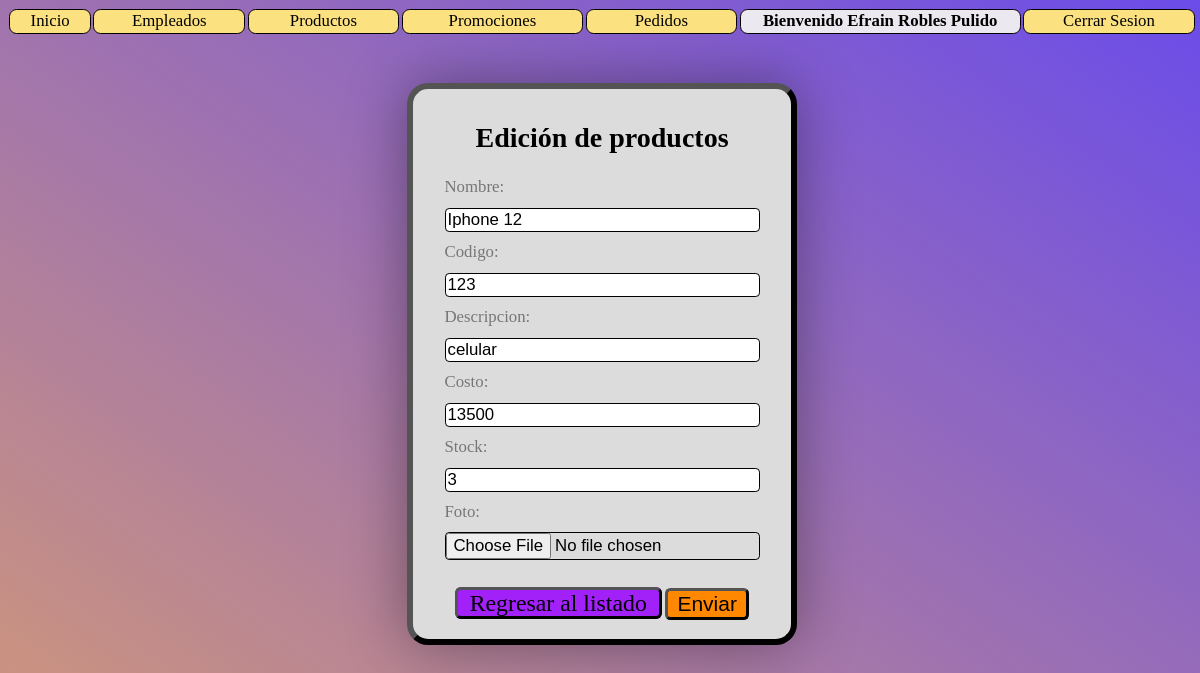
Screenshot of /B11-B12/Administrador/productos_editar.php?id=1 (signed in) with the database file from the repository.
### tables this page shows
CREATE TABLE `productos` (
  `id` int(11) NOT NULL,
  `nombre` varchar(128) NOT NULL,
  `codigo` varchar(32) NOT NULL,
  `descripcion` text NOT NULL,
  `costo` double NOT NULL,
  `stock` int(11) NOT NULL,
  `archivo_n` varchar(255) NOT NULL,
  `archivo` varchar(128) NOT NULL,
  `status` int(1) NOT NULL DEFAULT 1,
  `eliminado` int(1) NOT NULL DEFAULT 0
);

### B11-B12/Administrador/productos_editar.php (the view, shortened to what this page needs)
<?php
    $con = conecta();
    $id = $_REQUEST['id'];
?>
<html>
    <head>
        <link href="./css/style_formData.css?v=<?php echo time(); ?>" rel="stylesheet" type="text/css">
    </head>
    <body>
        <?php include('menu.php'); ?>
        <br><br><br>
        <form name="Forma01" id="Forma01" method="post" action="./productos_actualiza.php" enctype="multipart/form-data">
            <h1>Edición de productos</h1>
            <?php
                $sql = "SELECT * FROM productos
                WHERE id = $id AND eliminado = 0 AND status = 1";
                $res = $con->query($sql);
                if ($row = $res->fetch_assoc()) {
                    $nombre = $row["nombre"];
                    $codigo = $row["codigo"];
                    $descripcion = $row["descripcion"];
                    $costo = $row["costo"];
                    $stock = $row["stock"];
                } else {
                    header("Location: productos_lista.php");
                }
            ?>
            <label for ="nombre">Nombre:</label>
            <input type="text" name="nombre" id="nombre" value="<?php echo $nombre; ?>" placeholder="Escribe tu nombre ">
            <label for="codigo">Codigo:</label>
            <input onblur="validarCodigo();" type="number" name="codigo" id="codigo" value="<?php echo $codigo; ?>" placeholder="Escribe el codigo " step="1">
            <label for="descripcion">Descripcion:</label>
            <input type="text" name="descripcion" id="descripcion" value="<?php echo $descripcion; ?>" placeholder="Escribe una descripcion ">
            <label for="costo">Costo:</label>
            <input type="number" name="costo" id="costo" value="<?php echo $costo; ?>" placeholder="Escribe el costo " step="any">
            <label id="stock" for="stock">Stock:</label>
            <input type="number" name="stock" id="stock" value="<?php echo $stock; ?>" placeholder="Escribe el stock " step="1">
            <label for="archivo" >Foto:</label>
            <input type="file" name="archivo" id="archivo"><br><br>
            <a class="opciones" id="regresar" href="./productos_lista.php">Regresar al listado</a>
            <input class="opciones" id="enviar" type="submit" onclick="validarCampos(); return false;" value="Enviar">
            </form>
    </body>
</html>

### B11-B12/Administrador/css/style_formData.css (style rules this page uses)
body { background: linear-gradient(-145deg,#5835e6e2,#d19674f9); font-size: 14px; width: 99%; }
#Forma01 { margin:auto; padding: 1em; text-align: center; width:20%; min-width: 350px; box-shadow: 0 0 60px #00000061; background-color: gainsboro; border-radius: 1.5em; border: 6px outset black; }
#Forma01 input, #Forma01 #regresar { font-size: 1.2em; border: 1px solid black; border-radius: 0.25em; width: 90%; margin: 1.6% 0; }
#Forma01 label { color:#767676; font-size: 1.2em; display: block; padding: 1.4% 0; width: 100%; text-align: left; margin-left: 5%; }
h1 { text-align: center; }
#Forma01 #regresar { font-size: 1.7em; color:#000000; border: 3px outset black; background-color: #a221f9; padding:0em 0.5em; text-decoration: none; width: 5em; }
#Forma01 #enviar { font-size: 1.5em; color:#000000; border: 3px outset black; background-color: #ff8800; padding: 0.05em 0.1em; width: 4em; }

### rows the page displays
productos: nombre "Iphone 12", codigo "123", descripcion "celular", costo "13500", stock "3"

### other values shown
$nombreSession "Efrain Robles Pulido"
